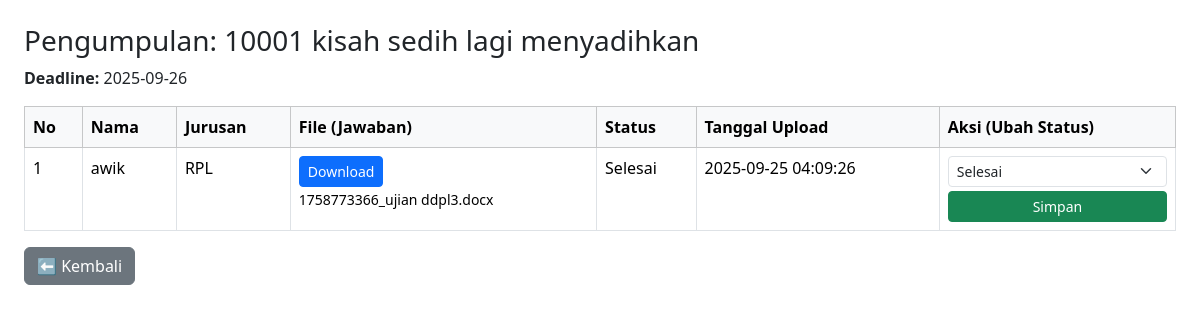
The app's page /home/lihat_tugas.php?id_tugas=9 (signed in) with its own data.
### tables this page shows
CREATE TABLE `tugas` (
  `id_tugas` int(11) NOT NULL,
  `judul` varchar(100) NOT NULL,
  `deskripsi` text DEFAULT NULL,
  `tanggal_deadline` date DEFAULT NULL,
  `jurusan` varchar(50) NOT NULL,
  `id_gurupem` int(11) NOT NULL
);

CREATE TABLE `histori_tugas` (
  `id` int(11) NOT NULL,
  `id_tugas` int(11) NOT NULL,
  `id_siswa` int(11) NOT NULL,
  `jawaban` varchar(255) DEFAULT NULL,
  `status` enum('Belum','Selesai','Proses') DEFAULT 'Belum',
  `tanggal_upload` timestamp NOT NULL DEFAULT current_timestamp()
);

CREATE TABLE `siswa` (
  `id_siswa` int(11) NOT NULL,
  `nisn` varchar(50) NOT NULL,
  `nama` varchar(50) NOT NULL,
  `kelas` varchar(50) NOT NULL,
  `konsentrasi` varchar(50) NOT NULL,
  `no_telepon` varchar(255) NOT NULL,
  `password` varchar(255) NOT NULL,
  `foto` varchar(255) NOT NULL
);

### home/lihat_tugas.php (the view, shortened to what this page needs)
<?php
require 'functions.php';
$id_tugas = isset($_GET['id_tugas']) ? intval($_GET['id_tugas']) : 0;
$tugas_query = mysqli_query($conn, "SELECT * FROM tugas WHERE id_tugas = '$id_tugas'");
$tugas = mysqli_fetch_assoc($tugas_query);
$sub_q = "
  SELECT h.*, s.nama, s.konsentrasi
  FROM histori_tugas h
  JOIN siswa s ON h.id_siswa = s.id_siswa
  WHERE h.id_tugas = '$id_tugas'
  ORDER BY h.tanggal_upload DESC
";
$subs = mysqli_query($conn, $sub_q);
$rows = [];
while ($r = mysqli_fetch_assoc($subs)) $rows[] = $r;
?>
<!DOCTYPE html>
<html lang="id">
<head>
  <link href="https://cdn.jsdelivr.net/npm/bootstrap@5.3.2/dist/css/bootstrap.min.css" rel="stylesheet">
</head>
<body class="p-4">
  <h3>Pengumpulan: <?= htmlspecialchars($tugas['judul']) ?></h3>
  <p><strong>Deadline:</strong> <?= htmlspecialchars($tugas['tanggal_deadline']) ?></p>
  <table class="table table-bordered">
    <thead class="table-light">
      <tr>
        <th>No</th>
        <th>Nama</th>
        <th>Jurusan</th>
        <th>File (Jawaban)</th>
        <th>Status</th>
        <th>Tanggal Upload</th>
        <th>Aksi (Ubah Status)</th>
      </tr>
    </thead>
    <tbody>
      <?php if (count($rows) == 0): ?>
        <tr><td colspan="7" class="text-center">Belum ada siswa yang mengumpulkan</td></tr>
      <?php else: ?>
        <?php $no = 1; foreach ($rows as $r): ?>
          <tr>
            <td><?= $no++ ?></td>
            <td><?= htmlspecialchars($r['nama']) ?></td>
            <td><?= htmlspecialchars($r['konsentrasi']) ?></td>
            <td>
              <?php if (!empty($r['jawaban'])): ?>
                <a href="uploads/tugas/<?= htmlspecialchars($r['jawaban']) ?>" target="_blank" class="btn btn-sm btn-primary">Download</a>
                <br><small><?= htmlspecialchars($r['jawaban']) ?></small>
              <?php else: ?>
                <span class="text-muted">Belum upload</span>
              <?php endif; ?>
            </td>
            <td><?= htmlspecialchars($r['status'] ?? 'Belum') ?></td>
            <td><?= htmlspecialchars($r['tanggal_upload']) ?></td>
            <td>
              <form method="post" class="d-flex flex-column">
                <select name="status" class="form-select form-select-sm mb-1">
                  <option value="Selesai" <?= (isset($r['status']) && $r['status']=='Selesai')? 'selected':'' ?>>Selesai</option>
                </select>
                <button class="btn btn-sm btn-success" name="update_status">Simpan</button>
              </form>
            </td>
          </tr>
        <?php endforeach; ?>
      <?php endif; ?>
    </tbody>
  </table>
  <a href="dashboard_guru.php" class="btn btn-secondary">⬅ Kembali</a>
</body>
</html>

### records on screen
tugas: judul "10001 kisah sedih lagi menyadihkan", tanggal_deadline "2025-09-26"
histori_tugas: id_siswa.nama "awik", id_siswa.konsentrasi "RPL", jawaban "1758773366_ujian ddpl3.docx", status "Selesai", tanggal_upload "2025-09-25 04:09:26"
